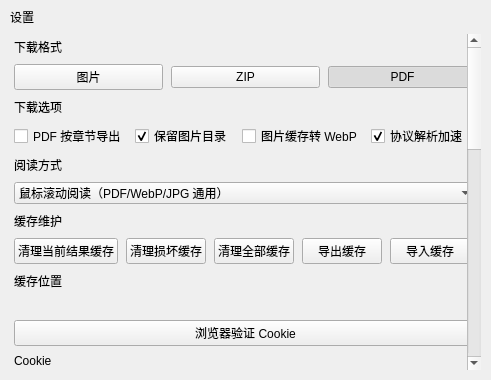
<?xml version="1.0" encoding="UTF-8"?>
<ui version="4.0">
 <class>SettingsPanel</class>
 <widget class="QFrame" name="settingsPanel">
  <property name="objectName"><string>panel</string></property>
  <layout class="QVBoxLayout" name="settingsRootLayout">
   <property name="leftMargin"><number>10</number></property><property name="topMargin"><number>8</number></property><property name="rightMargin"><number>10</number></property><property name="bottomMargin"><number>10</number></property><property name="spacing"><number>8</number></property>
   <item><widget class="QLabel" name="settingsTitle"><property name="objectName"><string>panelTitle</string></property><property name="text"><string>&#x8BBE;&#x7F6E;</string></property></widget></item>
   <item><widget class="QScrollArea" name="settingsScroll"><property name="frameShape"><enum>QFrame::Shape::NoFrame</enum></property><property name="widgetResizable"><bool>true</bool></property><property name="horizontalScrollBarPolicy"><enum>Qt::ScrollBarPolicy::ScrollBarAlwaysOff</enum></property><widget class="QWidget" name="settingsContent"><layout class="QFormLayout" name="settingsForm"><property name="leftMargin"><number>4</number></property><property name="topMargin"><number>4</number></property><property name="rightMargin"><number>4</number></property><property name="bottomMargin"><number>4</number></property><property name="spacing"><number>8</number></property><property name="rowWrapPolicy"><enum>QFormLayout::RowWrapPolicy::WrapAllRows</enum></property><property name="fieldGrowthPolicy"><enum>QFormLayout::FieldGrowthPolicy::AllNonFixedFieldsGrow</enum></property>
    <item row="0" column="0"><widget class="QLabel" name="formatLabel"><property name="text"><string>&#x4E0B;&#x8F7D;&#x683C;&#x5F0F;</string></property></widget></item><item row="0" column="1"><layout class="QHBoxLayout" name="formatLayout"><item><widget class="QPushButton" name="formatImagesButton"><property name="objectName"><string>segButton</string></property><property name="text"><string>&#x56FE;&#x7247;</string></property><property name="checkable"><bool>true</bool></property></widget></item><item><widget class="QPushButton" name="formatZipButton"><property name="objectName"><string>segButton</string></property><property name="text"><string>ZIP</string></property><property name="checkable"><bool>true</bool></property></widget></item><item><widget class="QPushButton" name="formatPdfButton"><property name="objectName"><string>segButton</string></property><property name="text"><string>PDF</string></property><property name="checkable"><bool>true</bool></property><property name="checked"><bool>true</bool></property></widget></item></layout></item>
    <item row="1" column="0"><widget class="QLabel" name="optionsLabel"><property name="text"><string>&#x4E0B;&#x8F7D;&#x9009;&#x9879;</string></property></widget></item><item row="1" column="1"><layout class="QHBoxLayout" name="optionsLayout"><item><widget class="QCheckBox" name="makePdfCheck"><property name="text"><string>PDF &#x6309;&#x7AE0;&#x8282;&#x5BFC;&#x51FA;</string></property></widget></item><item><widget class="QCheckBox" name="keepImagesCheck"><property name="text"><string>&#x4FDD;&#x7559;&#x56FE;&#x7247;&#x76EE;&#x5F55;</string></property><property name="checked"><bool>true</bool></property></widget></item><item><widget class="QCheckBox" name="cacheWebpCheck"><property name="text"><string>&#x56FE;&#x7247;&#x7F13;&#x5B58;&#x8F6C; WebP</string></property></widget></item><item><widget class="QCheckBox" name="protocolParserCheck"><property name="text"><string>&#x534F;&#x8BAE;&#x89E3;&#x6790;&#x52A0;&#x901F;</string></property><property name="checked"><bool>true</bool></property></widget></item><item><spacer name="optionsSpacer"><property name="orientation"><enum>Qt::Orientation::Horizontal</enum></property><property name="sizeType"><enum>QSizePolicy::Policy::Expanding</enum></property></spacer></item></layout></item>
    <item row="2" column="0"><widget class="QLabel" name="readingModeLabel"><property name="text"><string>&#x9605;&#x8BFB;&#x65B9;&#x5F0F;</string></property></widget></item><item row="2" column="1"><widget class="QComboBox" name="readingModeCombo"><item><property name="text"><string>&#x9F20;&#x6807;&#x6EDA;&#x52A8;&#x9605;&#x8BFB;&#xFF08;PDF/WebP/JPG &#x901A;&#x7528;&#xFF09;</string></property><property name="userData"><string>scroll</string></property></item><item><property name="text"><string>&#x5DE6;&#x53F3;&#x5207;&#x6362;&#x9875;&#x7801;&#xFF08;&#x56FE;&#x7247;&#x683C;&#x5F0F;&#xFF09;</string></property><property name="userData"><string>page</string></property></item></widget></item>
    <item row="3" column="0"><widget class="QLabel" name="cacheToolsLabel"><property name="text"><string>&#x7F13;&#x5B58;&#x7EF4;&#x62A4;</string></property></widget></item><item row="3" column="1"><layout class="QHBoxLayout" name="cacheToolsLayout"><item><widget class="QPushButton" name="clearCurrentCacheButton"><property name="text"><string>&#x6E05;&#x7406;&#x5F53;&#x524D;&#x7ED3;&#x679C;&#x7F13;&#x5B58;</string></property></widget></item><item><widget class="QPushButton" name="cleanCacheButton"><property name="text"><string>&#x6E05;&#x7406;&#x635F;&#x574F;&#x7F13;&#x5B58;</string></property></widget></item><item><widget class="QPushButton" name="clearAllCacheButton"><property name="text"><string>&#x6E05;&#x7406;&#x5168;&#x90E8;&#x7F13;&#x5B58;</string></property></widget></item><item><widget class="QPushButton" name="exportCacheButton"><property name="text"><string>&#x5BFC;&#x51FA;&#x7F13;&#x5B58;</string></property></widget></item><item><widget class="QPushButton" name="importCacheButton"><property name="text"><string>&#x5BFC;&#x5165;&#x7F13;&#x5B58;</string></property></widget></item><item><spacer name="cacheToolsSpacer"><property name="orientation"><enum>Qt::Orientation::Horizontal</enum></property><property name="sizeType"><enum>QSizePolicy::Policy::Expanding</enum></property></spacer></item></layout></item>
    <item row="4" column="0"><widget class="QLabel" name="cachePathTitle"><property name="text"><string>&#x7F13;&#x5B58;&#x4F4D;&#x7F6E;</string></property></widget></item><item row="4" column="1"><widget class="QLabel" name="cachePathLabel"><property name="wordWrap"><bool>true</bool></property><property name="textInteractionFlags"><set>Qt::TextInteractionFlag::TextSelectableByMouse</set></property><property name="styleSheet"><string notr="true">color:#64748b;font-size:12px;</string></property></widget></item>
    <item row="5" column="0" colspan="2"><widget class="QPushButton" name="browserVerifyButton"><property name="text"><string>&#x6D4F;&#x89C8;&#x5668;&#x9A8C;&#x8BC1; Cookie</string></property></widget></item>
    <item row="6" column="0"><widget class="QLabel" name="cookieLabel"><property name="text"><string>Cookie</string></property></widget></item><item row="6" column="1"><widget class="QTextEdit" name="cookieEdit"><property name="minimumSize"><size><width>0</width><height>76</height></size></property><property name="maximumSize"><size><width>16777215</width><height>76</height></size></property></widget></item>
    <item row="7" column="0"><widget class="QLabel" name="uaLabel"><property name="text"><string>User-Agent</string></property></widget></item><item row="7" column="1"><widget class="QLineEdit" name="uaEdit"/></item>
    <item row="8" column="0"><widget class="QLabel" name="proxyLabel"><property name="text"><string>&#x4EE3;&#x7406;</string></property></widget></item><item row="8" column="1"><widget class="QLineEdit" name="proxyEdit"><property name="placeholderText"><string>&#x53EF;&#x9009;&#xFF1A;http://127.0.0.1:7890&#xFF1B;&#x591A;&#x4E2A;&#x4EE3;&#x7406;&#x7528;&#x82F1;&#x6587;&#x9017;&#x53F7;/&#x5206;&#x53F7;&#x5206;&#x9694;</string></property></widget></item>
    <item row="9" column="0"><widget class="QLabel" name="outputLabel"><property name="text"><string>&#x4FDD;&#x5B58;&#x76EE;&#x5F55;</string></property></widget></item><item row="9" column="1"><widget class="QLineEdit" name="outputEdit"/></item>
    <item row="10" column="0"><widget class="QLabel" name="delayMinLabel"><property name="text"><string>&#x8BF7;&#x6C42;&#x95F4;&#x9694;&#x4E0B;&#x9650;</string></property></widget></item><item row="10" column="1"><widget class="QSpinBox" name="delayMinSpin"><property name="minimum"><number>1</number></property><property name="maximum"><number>120</number></property><property name="value"><number>4</number></property></widget></item>
    <item row="11" column="0"><widget class="QLabel" name="delayMaxLabel"><property name="text"><string>&#x8BF7;&#x6C42;&#x95F4;&#x9694;&#x4E0A;&#x9650;</string></property></widget></item><item row="11" column="1"><widget class="QSpinBox" name="delayMaxSpin"><property name="minimum"><number>1</number></property><property name="maximum"><number>180</number></property><property name="value"><number>9</number></property></widget></item>
    <item row="12" column="0"><widget class="QLabel" name="retriesLabel"><property name="text"><string>&#x91CD;&#x8BD5;&#x6B21;&#x6570;</string></property></widget></item><item row="12" column="1"><widget class="QSpinBox" name="retriesSpin"><property name="maximum"><number>10</number></property><property name="value"><number>3</number></property></widget></item>
    <item row="13" column="0"><widget class="QLabel" name="backoffLabel"><property name="text"><string>&#x91CD;&#x8BD5;&#x7B49;&#x5F85;</string></property></widget></item><item row="13" column="1"><widget class="QSpinBox" name="backoffSpin"><property name="minimum"><number>1</number></property><property name="maximum"><number>120</number></property><property name="value"><number>3</number></property></widget></item>
    <item row="14" column="0"><widget class="QLabel" name="detailThreadsLabel"><property name="text"><string>&#x52A0;&#x8F7D;&#x7EBF;&#x7A0B;</string></property></widget></item><item row="14" column="1"><widget class="QSpinBox" name="detailThreadsSpin"><property name="minimum"><number>1</number></property><property name="maximum"><number>12</number></property><property name="value"><number>6</number></property></widget></item>
    <item row="15" column="0"><widget class="QLabel" name="imageThreadsLabel"><property name="text"><string>&#x56FE;&#x7247;&#x7EBF;&#x7A0B;</string></property></widget></item><item row="15" column="1"><widget class="QSpinBox" name="imageThreadsSpin"><property name="minimum"><number>1</number></property><property name="maximum"><number>12</number></property><property name="value"><number>5</number></property></widget></item>
    <item row="16" column="0"><widget class="QLabel" name="parallelDownloadsLabel"><property name="text"><string>&#x540C;&#x65F6;&#x4E0B;&#x8F7D;</string></property></widget></item><item row="16" column="1"><widget class="QSpinBox" name="parallelDownloadsSpin"><property name="minimum"><number>1</number></property><property name="maximum"><number>4</number></property><property name="value"><number>2</number></property></widget></item>
    <item row="17" column="0" colspan="2"><widget class="QCheckBox" name="stopOnBlockCheck"><property name="text"><string>&#x9047;&#x5230; 403/429 &#x505C;&#x6B62;</string></property><property name="checked"><bool>true</bool></property></widget></item>
   </layout></widget></widget></item>
  </layout>
 </widget>
 <resources/><connections/>
</ui>
